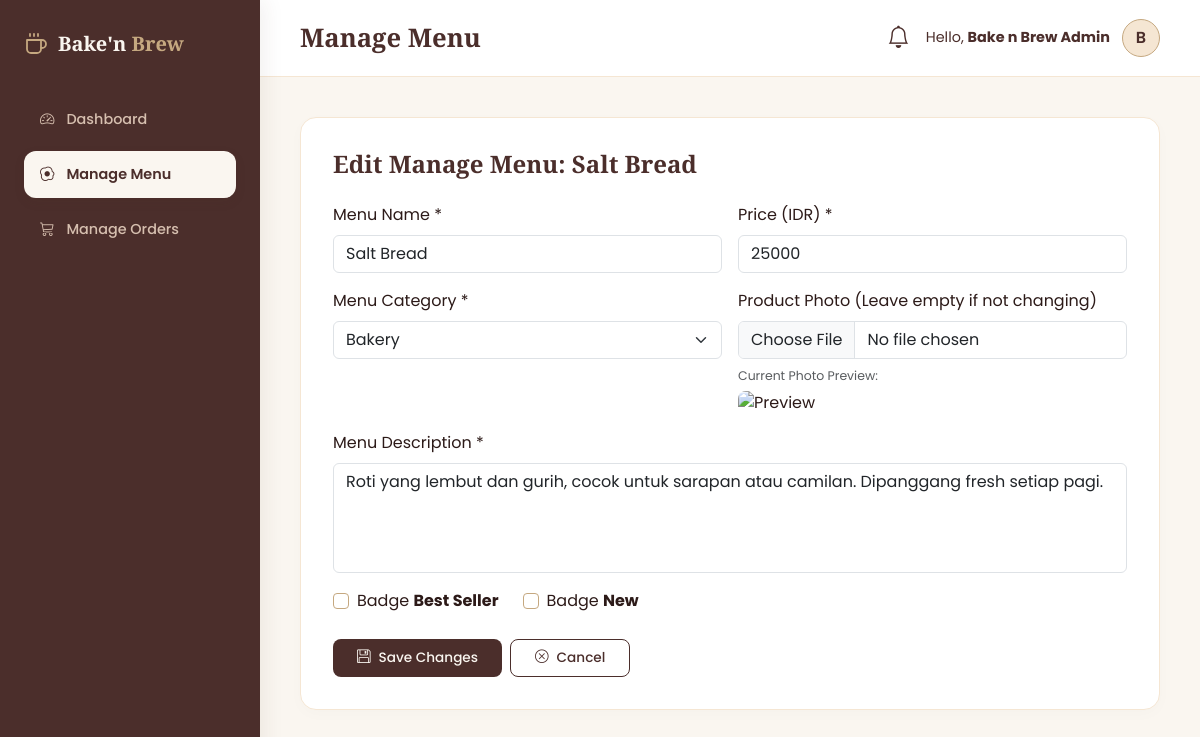
The page /admin/produk.php?action=edit&id=4 (signed in) on the database its author committed.
### tables this page shows
CREATE TABLE `products` (
  `id` INT AUTO_INCREMENT PRIMARY KEY,
  `name` VARCHAR(100) NOT NULL,
  `price` INT NOT NULL,
  `description` TEXT NOT NULL,
  `image` VARCHAR(255) NOT NULL,
  `category` ENUM('bakery', 'coffee', 'non-coffee') NOT NULL,
  `is_bestseller` TINYINT(1) DEFAULT 0,
  `is_new` TINYINT(1) DEFAULT 0,
  `created_at` TIMESTAMP DEFAULT CURRENT_TIMESTAMP,
  INDEX `idx_products_category` (`category`),
  INDEX `idx_products_bestseller` (`is_bestseller`),
  INDEX `idx_products_new` (`is_new`)
);

### admin/lang.php (called while the page is built, shortened)
<?php
$lang_code = (isset($admin_data['lang']) && $admin_data['lang'] === 'id') ? 'id' : 'en';
if (!function_exists('__')) {
    function __($key) {
        global $dict, $lang_code;
        return isset($dict[$lang_code][$key]) ? $dict[$lang_code][$key] : (isset($dict['id'][$key]) ? $dict['id'][$key] : $key);
    }
}

### admin/produk.php (the view, shortened to what this page needs)
<?php
require_once '../config/koneksi.php';
$admin_data = null;
if (isset($_SESSION['admin_username'])) {
    if ($is_db_online) {
        $stmt = $pdo->prepare("SELECT * FROM `admin` WHERE `username` = ?");
        $stmt->execute([$_SESSION['admin_username']]);
        $admin_data = $stmt->fetch();
    }
}
require_once 'lang.php';
$action = isset($_GET['action']) ? $_GET['action'] : 'list';
$upload_dir = '../public/images/products/';
?>
<!DOCTYPE html>
<html lang="id">
<head>
    <link href="https://cdn.jsdelivr.net/npm/bootstrap@5.3.3/dist/css/bootstrap.min.css" rel="stylesheet" />
    <link href="https://cdn.jsdelivr.net/npm/bootstrap-icons@1.11.3/font/bootstrap-icons.css" rel="stylesheet" />
    <link rel="stylesheet" href="admin-style.css?v=5.2" />
</head>
<body>
<div class="sidebar">
    <a href="dashboard.php" class="sidebar-brand">
        <h4>Bake'n <span>Brew</span></h4>
    </a>
    <div class="sidebar-nav">
        <a href="dashboard.php" class="nav-item-admin">
            <i class="bi bi-speedometer2"></i> <?= __('nav_dashboard') ?>
        </a>
        <a href="produk.php" class="nav-item-admin active">
            <i class="bi bi-egg-fried"></i> <?= __('nav_menu') ?>
        </a>
        <a href="pesanan.php" class="nav-item-admin">
            <i class="bi bi-cart3"></i> <?= __('nav_orders') ?>
        </a>
    </div>
</div>
<div class="main-wrapper">
    <header class="top-header">
        <h2><?= __('menu_title') ?></h2>
        <div class="d-flex align-items-center gap-3">
            <div class="dropdown" id="notificationDropdown">
                <a href="#" class="position-relative text-decoration-none dropdown-toggle-no-caret" id="notifBell" data-bs-toggle="dropdown" aria-expanded="false" style="color: var(--brown-dark);">
                    <i class="bi bi-bell" style="font-size: 1.4rem;"></i>
                </a>
            </div>
            <div class="dropdown">
                <a href="#" class="d-flex align-items-center gap-2 text-decoration-none dropdown-toggle" data-bs-toggle="dropdown" aria-expanded="false" style="color: var(--brown-dark);">
                    <span class="d-none d-sm-inline font-weight-medium me-1" style="font-size: 0.9rem;"><?= __('halo') ?>, <strong><?= htmlspecialchars($admin_data['fullname'] ?? $admin_data['username'] ?? 'Admin') ?></strong></span>
                    <?php
                    $avatar_img = '';
                    $initial = strtoupper(substr($admin_data['fullname'] ?? $admin_data['username'] ?? 'A', 0, 1));
                    if ($avatar_img && file_exists($avatar_img)):
                    ?>
                        <img src="<?= $avatar_img ?>" alt="Avatar" class="admin-avatar" style="width: 38px; height: 38px; object-fit: cover; border-radius: 50%; border: 1px solid var(--accent-gold);" />
                    <?php else: ?>
                        <div class="admin-avatar"><?= $initial ?></div>
                    <?php endif; ?>
                </a>
            </div>
        </div>
    </header>
    <main class="page-content">
        <?php if ($action === 'add' || $action === 'edit'):
            $form_title = __('btn_add_menu_new');
            $name_val = '';
            $price_val = '';
            $desc_val = '';
            $cat_val = 'bakery';
            $best_checked = '';
            $new_checked = '';
            $img_preview = '';
            if ($action === 'edit' && isset($_GET['id'])) {
                $id = intval($_GET['id']);
                $stmt_fetch = $pdo->prepare("SELECT * FROM `products` WHERE `id` = ?");
                $stmt_fetch->execute([$id]);
                $prod = $stmt_fetch->fetch();
                if ($prod) {
                    $form_title = __('btn_edit') . ' ' . __('nav_menu') . ': ' . htmlspecialchars($prod['name']);
                    $name_val = $prod['name'];
                    $price_val = $prod['price'];
                    $desc_val = $prod['description'];
                    $cat_val = $prod['category'];
                    $best_checked = $prod['is_bestseller'] ? 'checked' : '';
                    $new_checked = $prod['is_new'] ? 'checked' : '';
                    if (!empty($prod['image'])) {
                        if (str_starts_with($prod['image'], 'http')) {
                            $img_preview = $prod['image'];
                        } else {
                            $img_preview = $upload_dir . $prod['image'];
                        }
                    }
                } else {
                    echo "<div class='alert alert-danger'>Menu tidak ditemukan.</div>";
                    exit;
                }
            }
        ?>
            <div class="admin-card">
                <h4><?= $form_title ?></h4>
                <form method="POST" action="" enctype="multipart/form-data">
                    <div class="row g-3">
                        <div class="col-md-6">
                            <label class="form-label" for="name"><?= __('lbl_menu_name') ?> *</label>
                            <input type="text" class="form-control" id="name" name="name" value="<?= htmlspecialchars($name_val) ?>" required placeholder="<?= __('lbl_menu_name_placeholder') ?>" />
                        </div>
                        <div class="col-md-6">
                            <label class="form-label" for="price"><?= __('lbl_price') ?> *</label>
                            <input type="number" class="form-control" id="price" name="price" value="<?= htmlspecialchars($price_val) ?>" required placeholder="<?= __('lbl_price_placeholder') ?>" min="1000" />
                        </div>
                        <div class="col-md-6">
                            <label class="form-label" for="category"><?= __('lbl_category') ?> *</label>
                            <select class="form-select form-control" id="category" name="category" required>
                                <option value="bakery" <?= $cat_val === 'bakery' ? 'selected' : '' ?>>Bakery</option>
                            </select>
                        </div>
                        <div class="col-md-6">
                            <label class="form-label" for="image"><?= $action === 'add' ? __('lbl_photo_hint_add') : __('lbl_photo_hint_edit') ?></label>
                            <input type="file" class="form-control" id="image" name="image" <?= $action === 'add' ? 'required' : '' ?> accept="image/*" />
                            <?php if ($img_preview): ?>
                                <div class="mt-2">
                                    <span style="font-size: 0.78rem;" class="text-muted d-block mb-1"><?= $lang_code === 'en' ? 'Current Photo Preview:' : 'Preview Foto Saat Ini:' ?></span>
                                    <img src="<?= $img_preview ?>" alt="Preview" style="height: 80px; border-radius: var(--radius-sm); object-fit: cover;" />
                                </div>
                            <?php endif; ?>
                        </div>
                        <div class="col-12">
                            <label class="form-label" for="description"><?= __('lbl_description') ?> *</label>
                            <textarea class="form-control" id="description" name="description" rows="4" required placeholder="<?= __('lbl_description_placeholder') ?>" style="resize: none;"><?= htmlspecialchars($desc_val) ?></textarea>
                        </div>
                        <div class="col-md-6 d-flex gap-4 align-items-center mt-3">
                            <div class="form-check">
                                <input class="form-check-input" type="checkbox" id="is_bestseller" name="is_bestseller" value="1" <?= $best_checked ?> style="border-color: var(--accent-gold);" />
                                <label class="form-check-label" for="is_bestseller"><?= __('tbl_badge') ?> <strong>Best Seller</strong></label>
                            </div>
                            <div class="form-check">
                                <input class="form-check-input" type="checkbox" id="is_new" name="is_new" value="1" <?= $new_checked ?> style="border-color: var(--accent-gold);" />
                                <label class="form-check-label" for="is_new"><?= __('tbl_badge') ?> <strong>New</strong></label>
                            </div>
                        </div>
                        <div class="col-12 mt-4 d-flex gap-2">
                            <button type="submit" class="btn btn-admin-primary px-4 py-2">
                                <i class="bi bi-floppy me-2"></i><?= __('btn_save_changes') ?>
                            </button>
                            <a href="produk.php" class="btn btn-admin-outline px-4 py-2">
                                <i class="bi bi-x-circle me-2"></i><?= __('btn_cancel') ?>
                            </a>
                        </div>
                    </div>
                </form>
            </div>
                    </div>
        <?php endif; ?>
</body>
</html>

### admin/admin-style.css (style rules this page uses)
:root { --brown-dark: #4B2E2B; --brown-mid: #6E5F5D; --cream: #FAF6F0; --cream-dark: #F5E6D3; --beige: #D6BFAF; --accent-gold: #C5A880; --text-dark: #2C1A18; --text-mid: #6E5F5D; --radius-lg: 16px; --radius-md: 12px; --radius-sm: 8px; --transition: all 0.3s cubic-bezier(0.16, 1, 0.3, 1); }
body { background-color: var(--cream); font-family: 'Poppins', sans-serif; color: var(--text-dark); margin: 0; padding: 0; overflow-x: hidden; }
.sidebar { background-color: var(--brown-dark); color: var(--cream); width: 260px; height: 100vh; position: fixed; top: 0; left: 0; z-index: 100; display: flex; flex-direction: column; padding: 2rem 1.5rem; box-shadow: 4px 0 20px rgba(75, 46, 43, 0.08); }
.sidebar-brand { display: flex; align-items: center; gap: 10px; margin-bottom: 2.5rem; text-decoration: none; color: var(--cream); }
.sidebar-brand h4 { font-family: 'Playfair Display', serif; font-weight: 700; margin: 0; font-size: 1.25rem; }
.sidebar-brand h4 span { color: var(--accent-gold); }
.sidebar-nav { display: flex; flex-direction: column; gap: 8px; flex-grow: 1; }
.nav-item-admin { display: flex; align-items: center; gap: 12px; color: var(--beige); padding: 0.8rem 1rem; border-radius: var(--radius-md); text-decoration: none; font-weight: 500; font-size: 0.9rem; transition: var(--transition); }
.nav-item-admin.active { background-color: var(--cream); color: var(--brown-dark); font-weight: 600; box-shadow: 0 4px 12px rgba(75, 46, 43, 0.08); }
.main-wrapper { margin-left: 260px; min-height: 100vh; display: flex; flex-direction: column; }
.top-header { background: #ffffff; border-bottom: 1px solid var(--cream-dark); padding: 1.2rem 2.5rem; display: flex; justify-content: space-between; align-items: center; }
.top-header h2 { font-family: 'Playfair Display', serif; font-weight: 700; color: var(--brown-dark); margin: 0; font-size: 1.6rem; }
.top-header .admin-avatar { width: 38px; height: 38px; background-color: var(--cream-dark); color: var(--brown-dark); border-radius: 50%; display: flex; align-items: center; justify-content: center; font-weight: 600; border: 1px solid var(--accent-gold); }
.page-content { padding: 2.5rem; flex-grow: 1; }
.admin-card { background: #ffffff; border: 1px solid var(--cream-dark); border-radius: var(--radius-lg); padding: 2rem; box-shadow: 0 4px 15px rgba(75, 46, 43, 0.02); margin-bottom: 2rem; }
.admin-card h4 { font-family: 'Playfair Display', serif; color: var(--brown-dark); font-weight: 700; margin-bottom: 1.5rem; }
.btn-admin-primary { background-color: var(--brown-dark); color: var(--cream); border: none; border-radius: var(--radius-sm); padding: 0.5rem 1rem; font-size: 0.85rem; font-weight: 500; transition: var(--transition); }
.btn-admin-outline { background-color: transparent; color: var(--brown-dark); border: 1.5px solid var(--brown-dark); border-radius: var(--radius-sm); padding: 0.45rem 0.9rem; font-size: 0.85rem; font-weight: 500; transition: var(--transition); }
.dropdown-toggle::after { display: none !important; }
.dropdown-toggle { cursor: pointer !important; }
.dropdown-toggle-no-caret::after { display: none !important; }
.dropdown-toggle-no-caret { cursor: pointer !important; }

### rows shown on the page
products: name "Salt Bread", price "25000", category "Bakery"

### other values the page prints
__('nav_dashboard') "Dashboard"
__('nav_menu') "Manage Menu"
__('nav_orders') "Manage Orders"
__('menu_title') "Manage Menu"
__('halo') "Hello"
$admin_data['fullname'] "Bake n Brew Admin"
$initial "B"
$form_title "Edit Manage Menu: Salt Bread"
__('lbl_menu_name') "Menu Name"
__('lbl_price') "Price (IDR)"
__('lbl_category') "Menu Category"
__('lbl_photo_hint_edit') "Product Photo (Leave empty if not changing)"
__('lbl_description') "Menu Description"
__('tbl_badge') "Badge"
__('btn_save_changes') "Save Changes"
